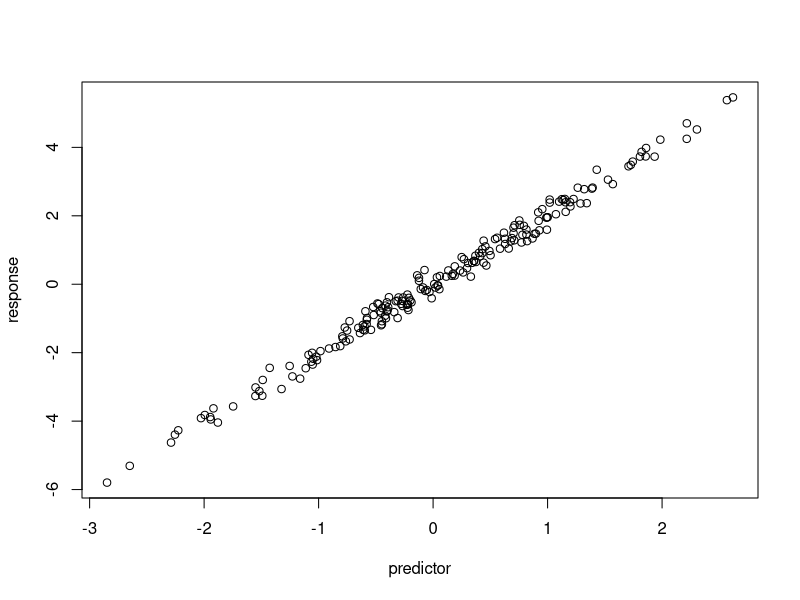

Write R code to recreate this figure.
#Simulate and Plot Data
# Brandon Barba
# nbbarba@gmail.com
# 2025-10-21

# Simulate Predictor Variable
predictor <- rnorm(n = 200)

# Simulate Response Variable with Noise
response <- 2 * predictor  + rnorm(n = length(predictor), sd = 0.2)

#Plot the Data
plot(x = predictor, y = response)
